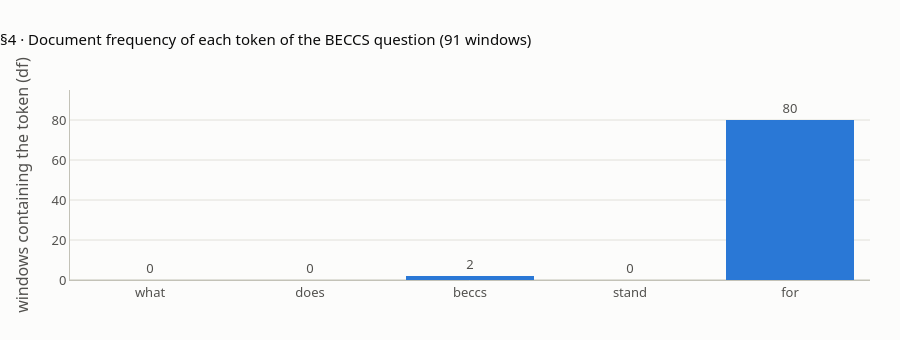

Notebook source saved alongside this figure:
### Markdown cell above
## 4 · Three counts: tf, df and idf (and the one piece of maths, ln)

**What this verifies** (lesson §4):
- the toy table: in d0, **eu** has tf 1 and df 1, **bpa** tf 2 and df 2, **climate** tf 0 and df 4;
- the BECCS question on the **91 windows**: `what`, `does`, `stand` have df 0 (not in the index), `beccs` df 2, `for` df 80;
- the ln facts the lesson uses: ln 1 = 0; ln of the ipcc fraction (about 60.3) is about 4.10; ln of the `for` fraction (about 0.143) is about −1.95; ln 10 ≈ 2.3 and ln 100 ≈ 4.6.

### Code cell
d0 = TT[0]
check("§4 toy d0: tf and df of eu, bpa, climate",
      [[d0.count("eu"), toy_df["eu"]], [d0.count("bpa"), toy_df["bpa"]], [d0.count("climate"), toy_df["climate"]]],
      [[1, 1], [2, 2], [0, 4]])
qB = tok_norm("What does BECCS stand for?")
check("§4 BECCS question tokens (tok_norm)", qB, ["what", "does", "beccs", "stand", "for"])
check("§4 df on the 91 windows: what, does, beccs, stand, for", [DF91[t] for t in qB], [0, 0, 2, 0, 80])
check("§4 tokens with df 0 are not in the index at all", [t in BM91.idf for t in qB], [False, False, True, False, True])

N = len(W)
frac = lambda n: (N - n + 0.5) / (n + 0.5)
check("§4 ln(1) = 0", math.log(1), 0.0)
check("§4 the fraction for a word in 1 of 91 windows ≈ 60.3; its ln ≈ 4.10", [frac(1), math.log(frac(1))], [60.3, 4.10], 0.05)
check("§4 the fraction for a word in 80 of 91 windows ≈ 0.143; its ln ≈ −1.95", [frac(80), math.log(frac(80))],
      [0.143, -1.95], 0.005)
check("§4 ln 10 ≈ 2.3, ln 100 ≈ 4.6", [math.log(10), math.log(100)], [2.3, 4.6], 0.05)

fig = go.Figure(go.Bar(x=qB, y=[DF91[t] for t in qB], marker=dict(color=BLUE),
                       text=[str(DF91[t]) for t in qB], textposition="outside",
                       hovertemplate="%{x}: in %{y} of 91 windows<extra></extra>"))
fig.update_layout(title="§4 · Document frequency of each token of the BECCS question (91 windows)", height=340,
                  yaxis=dict(title="windows containing the token (df)", range=[0, 95]), showlegend=False)
fig.show()

### Figure 1 — Plotly figure (JSON) as saved in the notebook; plotly's stock layout.template omitted (floating-point values rounded to 4 significant figures)
{"data": [{"hovertemplate": "%{x}: in %{y} of 91 windows<extra></extra>", "marker": {"color": "#2a78d6"}, "text": ["0", "0", "2", "0", "80"], "textposition": "outside", "x": ["what", "does", "beccs", "stand", "for"], "y": [0, 0, 2, 0, 80], "type": "bar"}], "layout": {"yaxis": {"title": {"text": "windows containing the token (df)"}, "range": [0, 95]}, "title": {"text": "§4 · Document frequency of each token of the BECCS question (91 windows)"}, "height": 340, "showlegend": false}}
